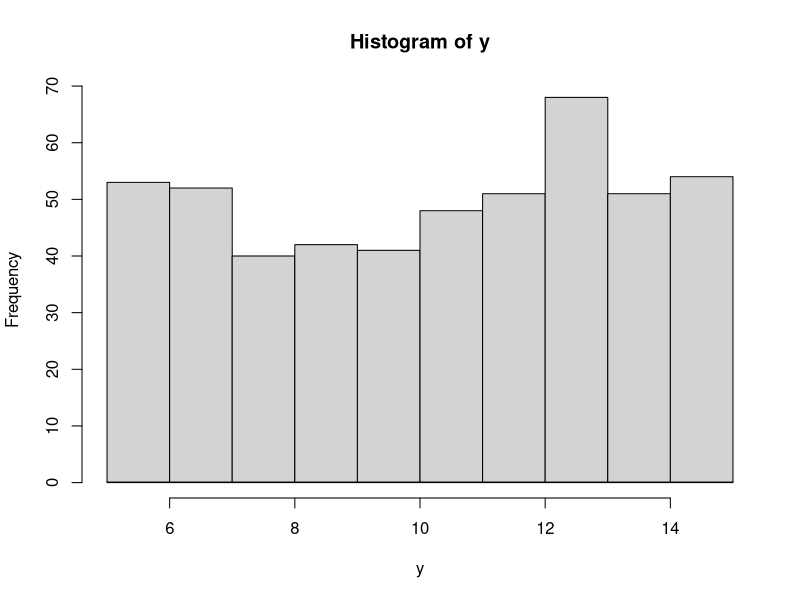
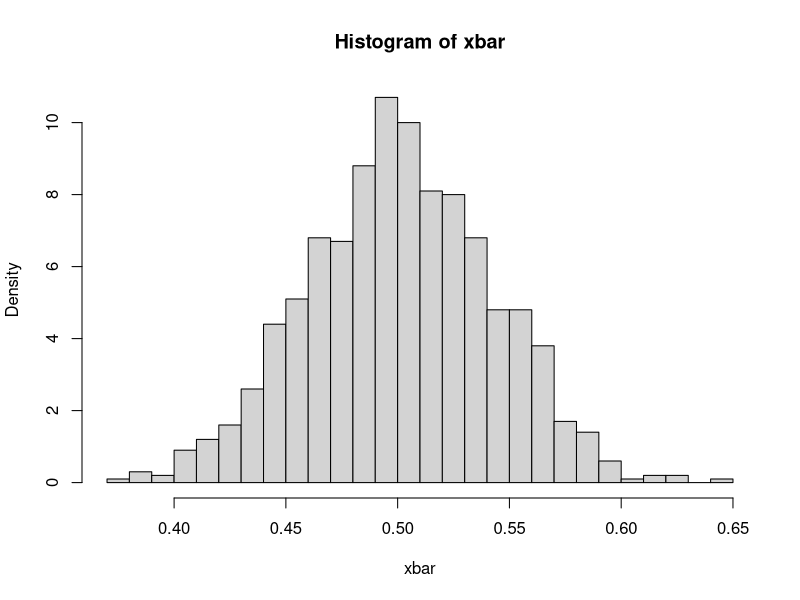
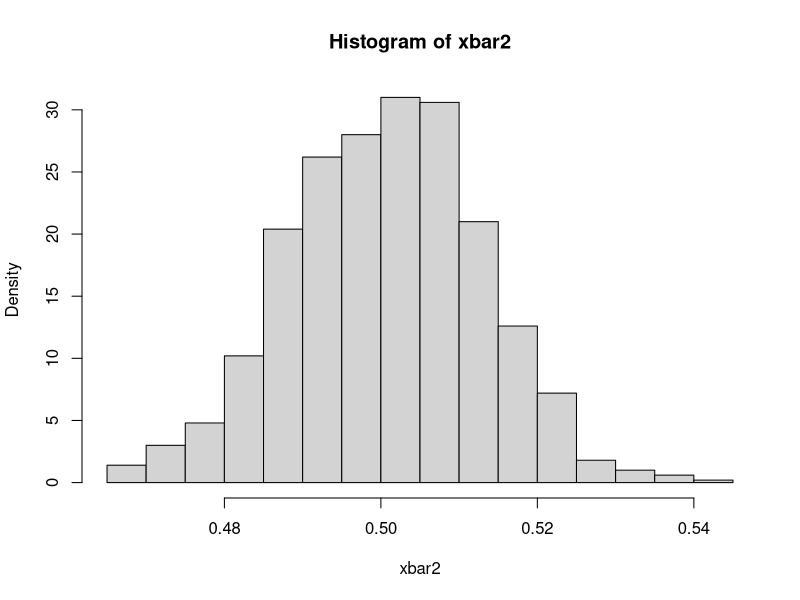
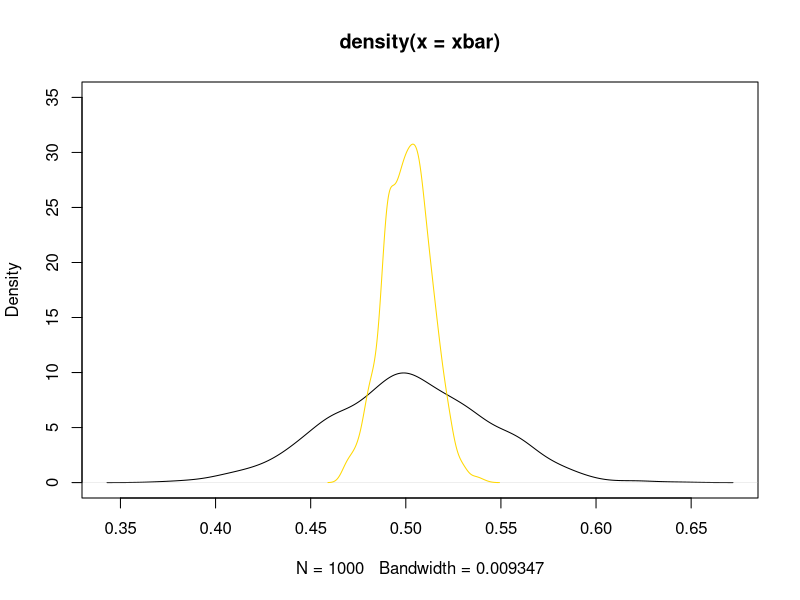

Recreate these plots in R, in order.
#randomly draw 500 samples from a uniform distribution
y=runif(500,5,15)
hist(y)
curve(dunif(x,5,15),5,15, add=TRUE)

#1000 samples of 50
n=50
N=1000
X = matrix(data = runif(N*n), nrow = N, n )
xbar = apply(X, MARGIN = 1, FUN = mean)
hist(xbar, prob = TRUE, breaks = 20)

#1000 samples of 500
m=500
M=1000
X = matrix(data = runif(M*m), nrow = M, m )
xbar2 = apply(X, MARGIN = 1, FUN = mean)
hist(xbar2, prob = TRUE, breaks = 20)

#plot the two samples versus each other
plot(density(xbar),ylim=c(0,35))
lines(density(xbar2), col ="gold")
